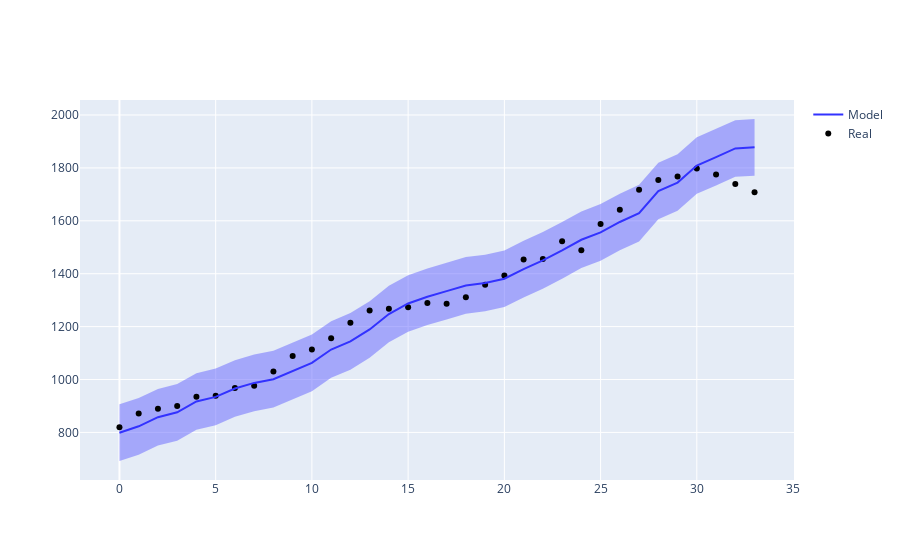

The notebook cell this image was saved under:
### Code cell
# Graficamos Resultados
model = models.load_model('model_2.h5')
Y_2_p = model.predict(tf.convert_to_tensor(X_2), verbose = 0)
rmse_2 = mean_squared_error(Y_2, Y_2_p, squared=False)
mse_2 = mean_squared_error(Y_2, Y_2_p)
mae_2 = mean_absolute_error(Y_2, Y_2_p)
r2_2 = r2_score(Y_2, Y_2_p)
y_train_2_p = model.predict(tf.convert_to_tensor(x_train_2), verbose = 0)
rmse_2_tr = mean_squared_error(y_train_2, y_train_2_p, squared=False)
mse_2_tr = mean_squared_error(y_train_2, y_train_2_p)
mae_2_tr = mean_absolute_error(y_train_2, y_train_2_p)
r2_2_tr = r2_score(y_train_2, y_train_2_p)
y_test_2_p = model.predict(tf.convert_to_tensor(x_test_2), verbose = 0)
rmse_2_te = mean_squared_error(y_test_2, y_test_2_p, squared=False)
mse_2_te = mean_squared_error(y_test_2, y_test_2_p)
mae_2_te = mean_absolute_error(y_test_2, y_test_2_p)
r2_2_te = r2_score(y_test_2, y_test_2_p)

print('RMSE:',rmse_2, rmse_2_tr, rmse_2_te)
print('MSE:',mse_2, mse_2_tr, mse_2_te)
print('MAE:',mae_2, mae_2_tr, mae_2_te)
print('R2:',r2_2, r2_2_tr, r2_2_te)


fig = go.Figure()
fig.add_trace(go.Scatter(y = Y_2_p.reshape(-1)+2*rmse_2, mode = 'lines',line_color='rgba(0,0,0,0)',showlegend=False))
fig.add_trace(go.Scatter(y = Y_2_p.reshape(-1)-2*rmse_2, fill='tonexty', mode = 'lines',line_color='rgba(100,100,255,1)', line_width=0,showlegend=False))
fig.add_trace(go.Scatter(y = Y_2.reshape(-1), name='Real', mode = 'markers', line_color='black'))
fig.add_trace(go.Scatter(y = Y_2_p.reshape(-1), name='Model', line_color='rgb(50,50,255)'))
fig.show()

### Figure 1 — Plotly figure (JSON) as saved in the notebook; plotly's stock layout.template omitted (floating-point values rounded to 4 significant figures)
{"data": [{"line": {"color": "rgba(0,0,0,0)"}, "mode": "lines", "showlegend": false, "type": "scatter", "y": [906.1, 930.2, 964.6, 983.0, 1024.0, 1041.0, 1073.0, 1094.0, 1108.0, 1139.0, 1170.0, 1220.0, 1251.0, 1296.0, 1355.0, 1395.0, 1420.0, 1441.0, 1463.0, 1472.0, 1488.0, 1524.0, 1558.0, 1595.0, 1635.0, 1663.0, 1703.0, 1736.0, 1820.0, 1852.0, 1916.0, 1948.0, 1981.0, 1985.0]}, {"fill": "tonexty", "line": {"color": "rgba(100,100,255,1)", "width": 0}, "mode": "lines", "showlegend": false, "type": "scatter", "y": [692.0, 716.1, 750.4, 768.9, 810.0, 827.3, 859.2, 880.1, 894.2, 924.7, 955.7, 1006.0, 1037.0, 1082.0, 1141.0, 1181.0, 1206.0, 1227.0, 1249.0, 1258.0, 1274.0, 1310.0, 1343.0, 1381.0, 1421.0, 1449.0, 1489.0, 1522.0, 1606.0, 1638.0, 1702.0, 1734.0, 1767.0, 1771.0]}, {"line": {"color": "black"}, "mode": "markers", "name": "Real", "type": "scatter", "y": [819.9, 871.1, 889.9, 899.7, 935.3, 938.7, 968.4, 976.1, 1030.0, 1089.0, 1114.0, 1156.0, 1214.0, 1261.0, 1268.0, 1273.0, 1289.0, 1286.0, 1311.0, 1358.0, 1394.0, 1453.0, 1456.0, 1523.0, 1489.0, 1588.0, 1642.0, 1717.0, 1754.0, 1768.0, 1798.0, 1775.0, 1740.0, 1708.0]}, {"line": {"color": "rgb(50,50,255)"}, "name": "Model", "type": "scatter", "y": [799.1, 823.1, 857.5, 876.0, 917.1, 934.4, 966.2, 987.2, 1001.0, 1032.0, 1063.0, 1113.0, 1144.0, 1189.0, 1248.0, 1288.0, 1313.0, 1334.0, 1356.0, 1365.0, 1381.0, 1417.0, 1450.0, 1488.0, 1528.0, 1556.0, 1596.0, 1629.0, 1713.0, 1745.0, 1809.0, 1841.0, 1874.0, 1878.0]}], "layout": {}}
